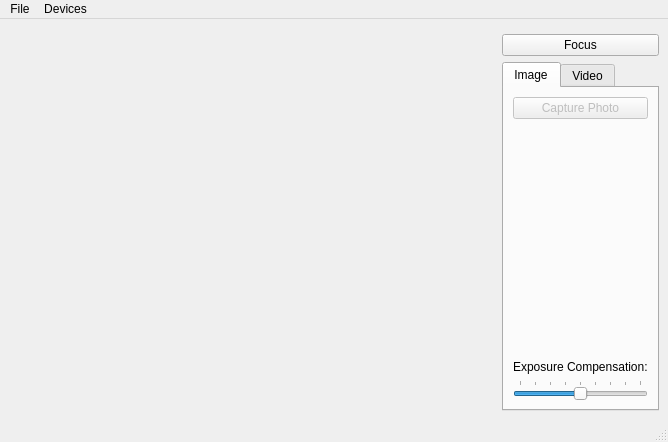
<?xml version="1.0" encoding="UTF-8"?>
<ui version="4.0">
 <class>Camera</class>
 <widget class="QMainWindow" name="Camera">
  <property name="geometry">
   <rect>
    <x>0</x>
    <y>0</y>
    <width>668</width>
    <height>442</height>
   </rect>
  </property>
  <property name="windowTitle">
   <string>Camera</string>
  </property>
  <widget class="QWidget" name="centralwidget">
   <layout class="QGridLayout" name="gridLayout_3">
    <item row="0" column="0" rowspan="3">
     <widget class="QStackedWidget" name="stackedWidget">
      <property name="sizePolicy">
       <sizepolicy hsizetype="Preferred" vsizetype="Preferred">
        <horstretch>1</horstretch>
        <verstretch>0</verstretch>
       </sizepolicy>
      </property>
      <property name="palette">
       <palette>
        <active>
         <colorrole role="Base">
          <brush brushstyle="SolidPattern">
           <color alpha="255">
            <red>255</red>
            <green>255</green>
            <blue>255</blue>
           </color>
          </brush>
         </colorrole>
         <colorrole role="Window">
          <brush brushstyle="SolidPattern">
           <color alpha="255">
            <red>145</red>
            <green>145</green>
            <blue>145</blue>
           </color>
          </brush>
         </colorrole>
        </active>
        <inactive>
         <colorrole role="Base">
          <brush brushstyle="SolidPattern">
           <color alpha="255">
            <red>255</red>
            <green>255</green>
            <blue>255</blue>
           </color>
          </brush>
         </colorrole>
         <colorrole role="Window">
          <brush brushstyle="SolidPattern">
           <color alpha="255">
            <red>145</red>
            <green>145</green>
            <blue>145</blue>
           </color>
          </brush>
         </colorrole>
        </inactive>
        <disabled>
         <colorrole role="Base">
          <brush brushstyle="SolidPattern">
           <color alpha="255">
            <red>145</red>
            <green>145</green>
            <blue>145</blue>
           </color>
          </brush>
         </colorrole>
         <colorrole role="Window">
          <brush brushstyle="SolidPattern">
           <color alpha="255">
            <red>145</red>
            <green>145</green>
            <blue>145</blue>
           </color>
          </brush>
         </colorrole>
        </disabled>
       </palette>
      </property>
      <property name="currentIndex">
       <number>0</number>
      </property>
      <widget class="QWidget" name="viewfinderPage">
       <layout class="QGridLayout" name="gridLayout_5">
        <item row="0" column="0">
         <widget class="QCameraViewfinder" name="viewfinder" native="true"/>
        </item>
       </layout>
      </widget>
      <widget class="QWidget" name="previewPage">
       <layout class="QGridLayout" name="gridLayout_4">
        <item row="0" column="0">
         <widget class="QLabel" name="lastImagePreviewLabel">
          <property name="sizePolicy">
           <sizepolicy hsizetype="Preferred" vsizetype="MinimumExpanding">
            <horstretch>0</horstretch>
            <verstretch>0</verstretch>
           </sizepolicy>
          </property>
          <property name="frameShape">
           <enum>QFrame::Box</enum>
          </property>
          <property name="text">
           <string/>
          </property>
         </widget>
        </item>
       </layout>
      </widget>
     </widget>
    </item>
    <item row="1" column="1" colspan="2">
     <widget class="QPushButton" name="lockButton">
      <property name="text">
       <string>Focus</string>
      </property>
     </widget>
    </item>
    <item row="2" column="1" colspan="2">
     <widget class="QTabWidget" name="captureWidget">
      <property name="currentIndex">
       <number>0</number>
      </property>
      <widget class="QWidget" name="tab_2">
       <attribute name="title">
        <string>Image</string>
       </attribute>
       <layout class="QGridLayout" name="gridLayout">
        <item row="0" column="0">
         <widget class="QPushButton" name="takeImageButton">
          <property name="enabled">
           <bool>false</bool>
          </property>
          <property name="text">
           <string>Capture Photo</string>
          </property>
         </widget>
        </item>
        <item row="1" column="0">
         <spacer name="verticalSpacer_2">
          <property name="orientation">
           <enum>Qt::Vertical</enum>
          </property>
          <property name="sizeHint" stdset="0">
           <size>
            <width>20</width>
            <height>161</height>
           </size>
          </property>
         </spacer>
        </item>
        <item row="2" column="0">
         <widget class="QLabel" name="label">
          <property name="text">
           <string>Exposure Compensation:</string>
          </property>
         </widget>
        </item>
        <item row="3" column="0">
         <widget class="QSlider" name="exposureCompensation">
          <property name="minimum">
           <number>-4</number>
          </property>
          <property name="maximum">
           <number>4</number>
          </property>
          <property name="pageStep">
           <number>2</number>
          </property>
          <property name="orientation">
           <enum>Qt::Horizontal</enum>
          </property>
          <property name="tickPosition">
           <enum>QSlider::TicksAbove</enum>
          </property>
         </widget>
        </item>
       </layout>
      </widget>
      <widget class="QWidget" name="tab">
       <attribute name="title">
        <string>Video</string>
       </attribute>
       <layout class="QGridLayout" name="gridLayout_2">
        <item row="0" column="0">
         <widget class="QPushButton" name="recordButton">
          <property name="text">
           <string>Record</string>
          </property>
         </widget>
        </item>
        <item row="1" column="0">
         <widget class="QPushButton" name="pauseButton">
          <property name="text">
           <string>Pause</string>
          </property>
         </widget>
        </item>
        <item row="2" column="0">
         <widget class="QPushButton" name="stopButton">
          <property name="text">
           <string>Stop</string>
          </property>
         </widget>
        </item>
        <item row="3" column="0">
         <spacer name="verticalSpacer">
          <property name="orientation">
           <enum>Qt::Vertical</enum>
          </property>
          <property name="sizeHint" stdset="0">
           <size>
            <width>20</width>
            <height>76</height>
           </size>
          </property>
         </spacer>
        </item>
        <item row="4" column="0">
         <widget class="QPushButton" name="muteButton">
          <property name="text">
           <string>Mute</string>
          </property>
          <property name="checkable">
           <bool>true</bool>
          </property>
         </widget>
        </item>
       </layout>
      </widget>
     </widget>
    </item>
   </layout>
  </widget>
  <widget class="QMenuBar" name="menubar">
   <property name="geometry">
    <rect>
     <x>0</x>
     <y>0</y>
     <width>668</width>
     <height>25</height>
    </rect>
   </property>
   <widget class="QMenu" name="menuFile">
    <property name="title">
     <string>File</string>
    </property>
    <addaction name="actionStartCamera"/>
    <addaction name="actionStopCamera"/>
    <addaction name="separator"/>
    <addaction name="actionSettings"/>
    <addaction name="separator"/>
    <addaction name="actionExit"/>
   </widget>
   <widget class="QMenu" name="menuDevices">
    <property name="title">
     <string>Devices</string>
    </property>
   </widget>
   <addaction name="menuFile"/>
   <addaction name="menuDevices"/>
  </widget>
  <widget class="QStatusBar" name="statusbar"/>
  <action name="actionExit">
   <property name="text">
    <string>Exit</string>
   </property>
  </action>
  <action name="actionStartCamera">
   <property name="text">
    <string>Start Camera</string>
   </property>
  </action>
  <action name="actionStopCamera">
   <property name="text">
    <string>Stop Camera</string>
   </property>
  </action>
  <action name="actionSettings">
   <property name="text">
    <string>Settings</string>
   </property>
  </action>
 </widget>
 <customwidgets>
  <customwidget>
   <class>QCameraViewfinder</class>
   <extends>QWidget</extends>
   <header>qcameraviewfinder.h</header>
   <container>1</container>
  </customwidget>
 </customwidgets>
 <resources/>
 <connections>
  <connection>
   <sender>recordButton</sender>
   <signal>clicked()</signal>
   <receiver>Camera</receiver>
   <slot>record()</slot>
   <hints>
    <hint type="sourcelabel">
     <x>647</x>
     <y>149</y>
    </hint>
    <hint type="destinationlabel">
     <x>61</x>
     <y>238</y>
    </hint>
   </hints>
  </connection>
  <connection>
   <sender>stopButton</sender>
   <signal>clicked()</signal>
   <receiver>Camera</receiver>
   <slot>stop()</slot>
   <hints>
    <hint type="sourcelabel">
     <x>647</x>
     <y>225</y>
    </hint>
    <hint type="destinationlabel">
     <x>140</x>
     <y>236</y>
    </hint>
   </hints>
  </connection>
  <connection>
   <sender>pauseButton</sender>
   <signal>clicked()</signal>
   <receiver>Camera</receiver>
   <slot>pause()</slot>
   <hints>
    <hint type="sourcelabel">
     <x>647</x>
     <y>187</y>
    </hint>
    <hint type="destinationlabel">
     <x>234</x>
     <y>237</y>
    </hint>
   </hints>
  </connection>
  <connection>
   <sender>actionExit</sender>
   <signal>triggered()</signal>
   <receiver>Camera</receiver>
   <slot>close()</slot>
   <hints>
    <hint type="sourcelabel">
     <x>-1</x>
     <y>-1</y>
    </hint>
    <hint type="destinationlabel">
     <x>154</x>
     <y>130</y>
    </hint>
   </hints>
  </connection>
  <connection>
   <sender>takeImageButton</sender>
   <signal>clicked()</signal>
   <receiver>Camera</receiver>
   <slot>takeImage()</slot>
   <hints>
    <hint type="sourcelabel">
     <x>625</x>
     <y>132</y>
    </hint>
    <hint type="destinationlabel">
     <x>603</x>
     <y>169</y>
    </hint>
   </hints>
  </connection>
  <connection>
   <sender>lockButton</sender>
   <signal>clicked()</signal>
   <receiver>Camera</receiver>
   <slot>toggleLock()</slot>
   <hints>
    <hint type="sourcelabel">
     <x>658</x>
     <y>75</y>
    </hint>
    <hint type="destinationlabel">
     <x>453</x>
     <y>119</y>
    </hint>
   </hints>
  </connection>
  <connection>
   <sender>muteButton</sender>
   <signal>toggled(bool)</signal>
   <receiver>Camera</receiver>
   <slot>setMuted(bool)</slot>
   <hints>
    <hint type="sourcelabel">
     <x>647</x>
     <y>377</y>
    </hint>
    <hint type="destinationlabel">
     <x>5</x>
     <y>280</y>
    </hint>
   </hints>
  </connection>
  <connection>
   <sender>exposureCompensation</sender>
   <signal>valueChanged(int)</signal>
   <receiver>Camera</receiver>
   <slot>setExposureCompensation(int)</slot>
   <hints>
    <hint type="sourcelabel">
     <x>559</x>
     <y>367</y>
    </hint>
    <hint type="destinationlabel">
     <x>665</x>
     <y>365</y>
    </hint>
   </hints>
  </connection>
  <connection>
   <sender>actionSettings</sender>
   <signal>triggered()</signal>
   <receiver>Camera</receiver>
   <slot>configureCaptureSettings()</slot>
   <hints>
    <hint type="sourcelabel">
     <x>-1</x>
     <y>-1</y>
    </hint>
    <hint type="destinationlabel">
     <x>333</x>
     <y>210</y>
    </hint>
   </hints>
  </connection>
  <connection>
   <sender>actionStartCamera</sender>
   <signal>triggered()</signal>
   <receiver>Camera</receiver>
   <slot>startCamera()</slot>
   <hints>
    <hint type="sourcelabel">
     <x>-1</x>
     <y>-1</y>
    </hint>
    <hint type="destinationlabel">
     <x>333</x>
     <y>210</y>
    </hint>
   </hints>
  </connection>
  <connection>
   <sender>actionStopCamera</sender>
   <signal>triggered()</signal>
   <receiver>Camera</receiver>
   <slot>stopCamera()</slot>
   <hints>
    <hint type="sourcelabel">
     <x>-1</x>
     <y>-1</y>
    </hint>
    <hint type="destinationlabel">
     <x>333</x>
     <y>210</y>
    </hint>
   </hints>
  </connection>
 </connections>
 <slots>
  <slot>record()</slot>
  <slot>pause()</slot>
  <slot>stop()</slot>
  <slot>enablePreview(bool)</slot>
  <slot>configureCaptureSettings()</slot>
  <slot>takeImage()</slot>
  <slot>startCamera()</slot>
  <slot>toggleLock()</slot>
  <slot>setMuted(bool)</slot>
  <slot>stopCamera()</slot>
  <slot>setExposureCompensation(int)</slot>
 </slots>
</ui>
